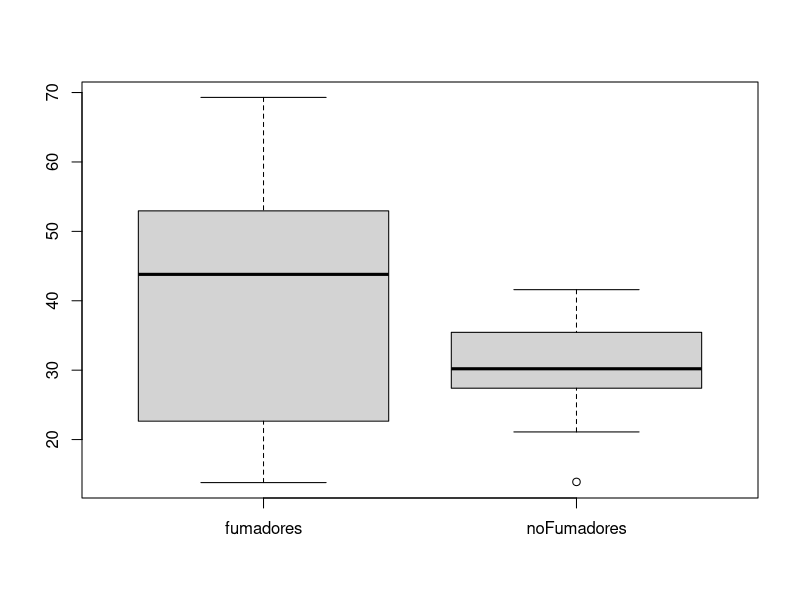

This chart was generated by the following R code:
fumadores <- c(69.3, 56.0, 22.1, 47.6, 53.2, 48.1, 52.7, 34.4, 60.2, 43.8, 23.2, 13.8)
noFumadores <- c(28.6, 25.1, 26.4, 34.9, 29.8, 28.4, 38.5, 30.2, 30.6, 31.8, 41.6, 21.1, 36.0, 37.9, 13.9)
fumadores <- sort(fumadores)
noFumadores <- sort(noFumadores)
# a)
  # media de fumadores
  mean(fumadores)
  # media de no fumadores
  mean(noFumadores)
# b)
  # desviasion estandar de fumadores
  sd(fumadores)
  # desviasion estandar de noFumadores
  sd(noFumadores)
# c)
  tabla <- data.frame(cbind(fumadores,noFumadores))
  tabla
  boxplot(tabla)
# d)
  # Los la media de los fumadores aproximadamente tardan en dormirse 10 minutos mas que la media de los
  # no fumadores. Ademas los fumadores tiene una variacion de tiempo mas disperso con respecto a la media, mientras
  # que los no fumadores que tienen menos variacion de tiempo al dormirce con respecto a la media.